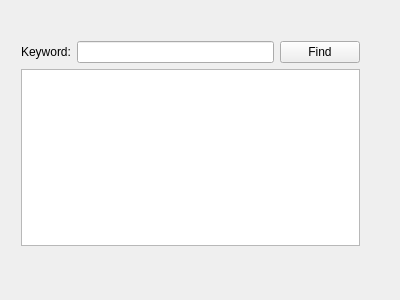
<?xml version="1.0" encoding="UTF-8"?>
<ui version="4.0">
 <class>TextFinder</class>
 <widget class="QWidget" name="TextFinder">
  <property name="geometry">
   <rect>
    <x>0</x>
    <y>0</y>
    <width>400</width>
    <height>300</height>
   </rect>
  </property>
  <property name="windowTitle">
   <string>TextFinder</string>
  </property>
  <widget class="QWidget" name="">
   <property name="geometry">
    <rect>
     <x>10</x>
     <y>30</y>
     <width>361</width>
     <height>227</height>
    </rect>
   </property>
   <layout class="QVBoxLayout" name="verticalLayout">
    <item>
     <layout class="QHBoxLayout" name="horizontalLayout">
      <item>
       <widget class="QLabel" name="label">
        <property name="text">
         <string>Keyword:</string>
        </property>
       </widget>
      </item>
      <item>
       <widget class="QLineEdit" name="lineEdit"/>
      </item>
      <item>
       <widget class="QPushButton" name="findButton">
        <property name="text">
         <string>Find</string>
        </property>
       </widget>
      </item>
     </layout>
    </item>
    <item>
     <widget class="QTextBrowser" name="textBrowser"/>
    </item>
   </layout>
  </widget>
 </widget>
 <layoutdefault spacing="6" margin="11"/>
 <resources/>
 <connections/>
</ui>
